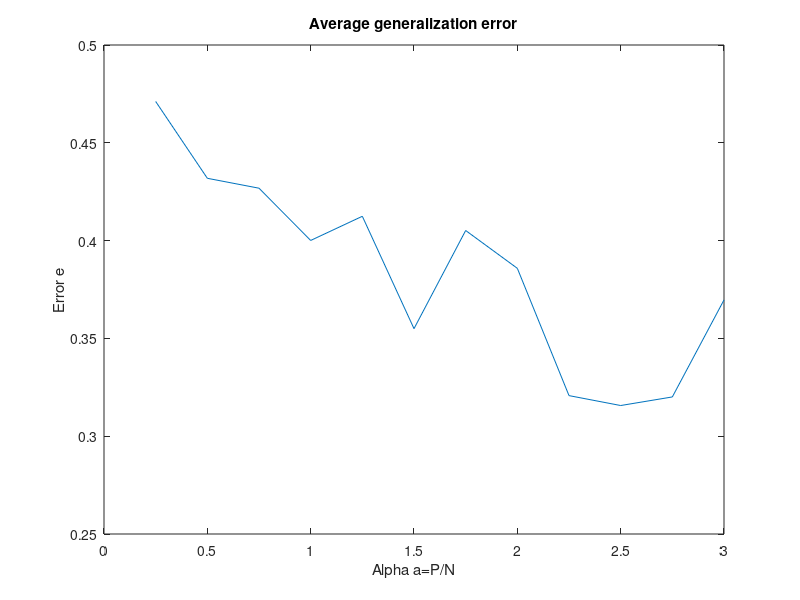
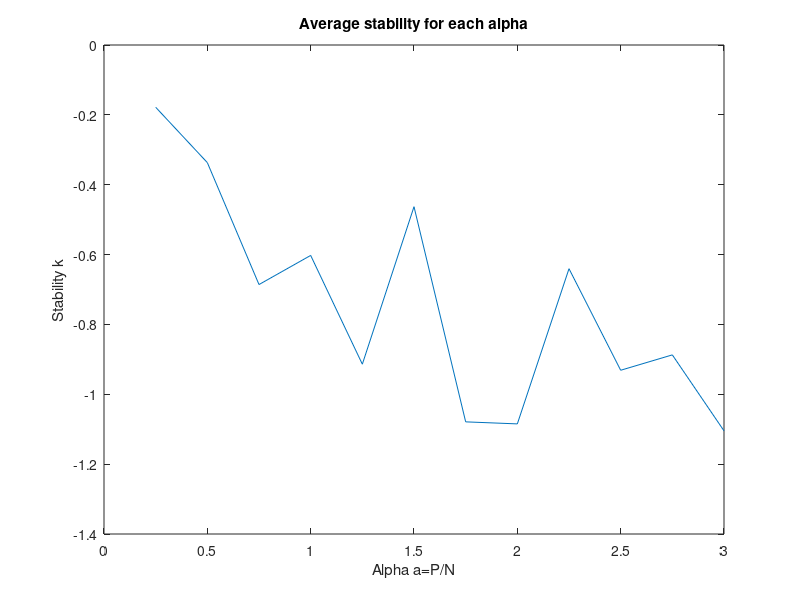

MATLAB code to generate these figures, in order:
N=20;
n_max=50;
learning_rate = 1/N;
max_datasets=30;
errors=zeros(1, max_datasets);
stabilities=zeros(1, max_datasets);
index=0;
mean_errors=zeros(1, 12);
mean_stabs=zeros(1, 12);

for a=0.25:0.25:3
    P=a*N;
    index=index+1;
    for dataset=1:max_datasets                  %Generate datasets for each value of P
        t_max=n_max*P;
        D = randn(N,P);
        weightsSt = randn(1,N);
        weightsT = randn(1,N);
        S = sign(weightsT * D);
        store=zeros(1,t_max);
        for t=1:t_max
            stab = (weightsSt * D .* S) / norm(weightsSt);                               % Calculate stabilities
            [stab_min, idx] = min(stab);                                                 % Find minimum stability
            vector = D(:,idx);                                                           % Find vector and label belonging to idx
            label = S(idx);
            old_weightsSt = weightsSt;                                                   % Store old weights for similarity checking
            weightsSt = weightsSt + learning_rate * vector' * label;                     % Modify the weights using Hebbian update step
            error = 1/pi*acos((weightsSt*weightsT')/(norm(weightsSt)*norm(weightsT)));   % Calculate generalization error
            similarity = pdist([weightsSt;old_weightsSt], 'cosine');                     % Stop if the weights do not change anymore
            if similarity < 0.001
               break;
            end
        end
        
        errors(dataset)=error;                       %store the error at the end of the training for each dataset
        stabilities(dataset)=min(stab);
    end
    
    mean_errors(index)=mean(errors);                 %store the average dataset error for each value of P
    mean_stabs(index)=mean(stabilities);             %store the average stability for each value of P
    errors=0;                                        %reset errors array for the next value of P
    stabilities=0;                                   %reset stabilities array for the next value of P
end

%plot the results

a=0.25:0.25:3;

figure;
plot(a, mean_errors)
title('Average generalization error');
xlabel('Alpha a=P/N');
ylabel('Error e');

figure;
plot(a, mean_stabs)
title('Average stability for each alpha');
xlabel('Alpha a=P/N');
ylabel('Stability k');
